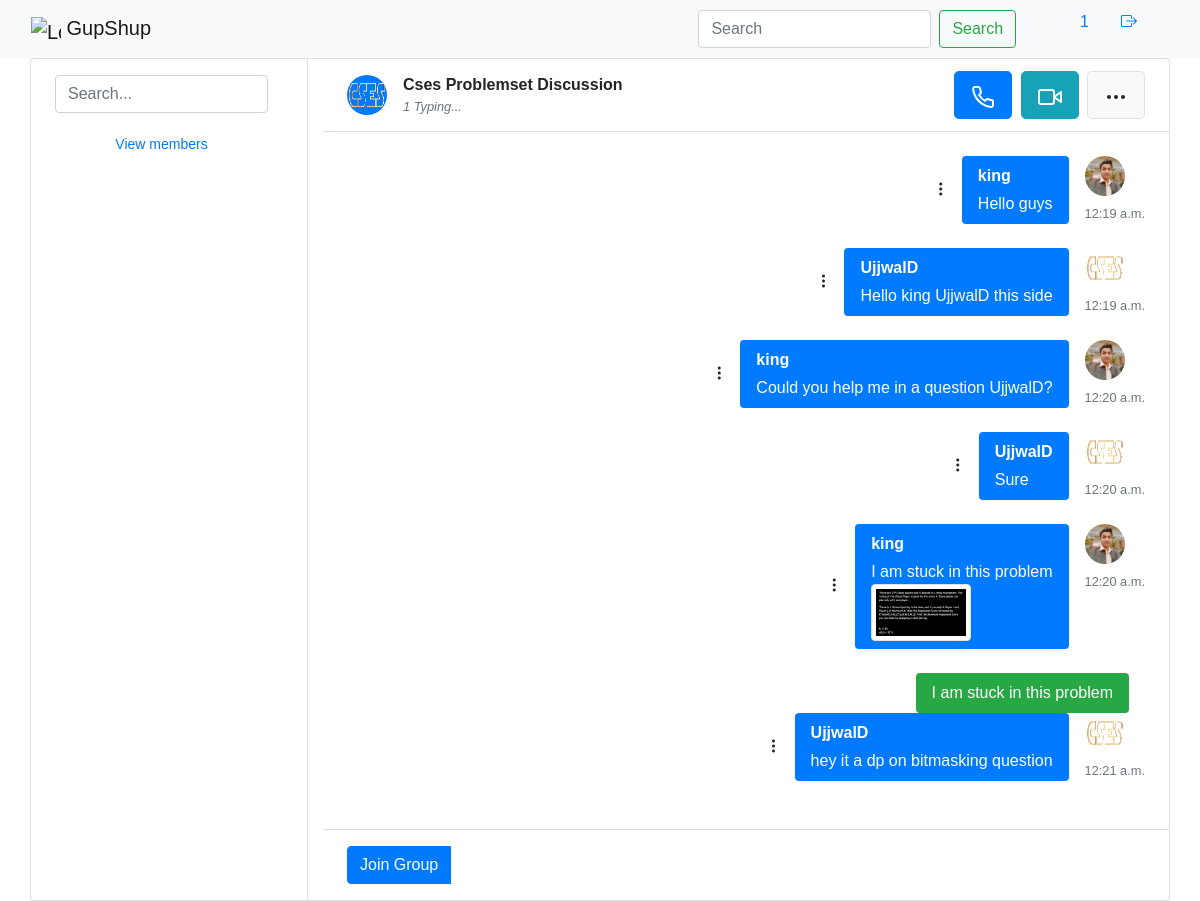
The page /chat/cses-problemset-discussion/ (signed in) on the database its author committed.
### Chat/models.py (models this page shows, shortened)
class Group(models.Model):
    name = models.CharField(max_length=200,unique=True)
    slug = models.SlugField(max_length=200, unique=True,null=True,blank=True)
    type = models.ForeignKey(GroupType,on_delete=models.CASCADE,null=True,blank=True,related_name='type_name')
    members = models.ManyToManyField(UserProfile,blank=True,related_name='members')
    created_by = models.ForeignKey(UserProfile, on_delete=models.CASCADE)
    members_count = models.BigIntegerField(default=0,null=True,blank=True)
    img = models.ImageField(upload_to='groups_pics',default='groups_pics/group.png',null=True,blank=True)
    description = models.TextField(default='Welcome to the group')

class Chat(models.Model):
    message = models.CharField(max_length=1000)
    file = models.FileField(upload_to='chat-files/',null=True,blank=True)
    send_by = models.ForeignKey(UserProfile,on_delete=models.CASCADE,null=True,blank=True,related_name='send_by')
    group = models.ForeignKey(Group,on_delete=models.CASCADE,related_name='group')
    timestamp = models.DateTimeField(auto_now=True,null=True,blank=True)
    ftype = models.CharField(max_length=20,null=True,blank=True)
    is_active = models.BooleanField(default=True)
    is_edited = models.BooleanField(default=False)
    reply_to = models.ForeignKey('self',null=True,blank=True,unique=False,on_delete=models.SET_NULL,related_name='reply')

class UserProfile(models.Model):
    user = models.OneToOneField(User,on_delete=models.CASCADE,null=True,blank=True,related_name='user')
    img = models.ImageField(null=True,blank=True,upload_to='profile_pic',default='profile_pic/profile.png')
    country_name = models.CharField(max_length=100,null=True,blank=True)
    last_seen = models.DateTimeField(null=True,blank=True,auto_now=True)
    phone_no = models.CharField(max_length=10,null=True,blank=True)
    is_active = models.BooleanField(default=True)
    about = models.TextField(null=True,blank=True)
    def __str__(self) -> str:
        return self.user.username

### Chat/views.py (the view)
# urls.py: path('<str:grpslug>/',ChatRoom,name='chat-room'),
def ChatRoom(request,grpslug):
    print(grpslug)
    group = Group.objects.get(slug=grpslug)
    group.members.order_by('-last_seen')
    chats = Chat.objects.select_related('send_by','group','reply_to').filter(group=group,is_active=True)
    profile,group_form = None,None
    if request.user.is_authenticated:
        profile = UserProfile.objects.select_related('user').get(user=request.user)
        group_form = AllGroupsForm(UserProfile.objects.select_related('user').filter(user=request.user))
    return render(request,'chat/chatroom.html',{'group':group,'chats':chats,'profile':profile,'form':group_form})

### Chat/forms.py
class AllGroupsForm(forms.Form):
    def __init__(self,profile=None,*args,**kwargs):
        super(AllGroupsForm,self).__init__(*args,**kwargs)
        if profile is not None:
            specified_group = Group.objects.filter(members__in =profile)
        else:
            specified_group = Group.objects.all()
        self.fields['groups'] = forms.ModelMultipleChoiceField(widget=forms.CheckboxSelectMultiple,queryset=specified_group)

### Chat/models.py (called while the page is built)
    def __str__(self) -> str:
        return self.type

### Chat/templatetags/group_tags.py (called while the page is built)
def is_user_online(last_seen):
    online_threshold = timezone.now() - timezone.timedelta(minutes=1)
    return last_seen > online_threshold

@register.filter
def getStatus(last_seen):
    if is_user_online(last_seen):
        return 'Online'
    else:
        return 'Offline'

### templates/chat/chatroom.html (shortened to what this page needs)
{% extends 'navigation.html' %}
{% load static %}
{% load group_tags %}
{% block content %}
<link rel="stylesheet" href="https://cdn.jsdelivr.net/npm/bootstrap-icons@1.10.3/font/bootstrap-icons.css">
<link href="https://cdn.jsdelivr.net/npm/bootstrap@4.5.0/dist/css/bootstrap.min.css" rel="stylesheet">
<link rel="stylesheet" href="{% static 'css/emojionearea.min.css' %}">
<link rel="stylesheet" href="{% static 'css/chat_style.css' %}">
    <main class="content">
        <div class="container p-0">
            <div class="card">
                <div class="row g-0">
                    <div class="col-12 col-lg-5 col-xl-3 border-right">
                        <div class="px-4 d-none d-md-block">
                            <div class="d-flex align-items-center">
                                <div class="flex-grow-1">
                                    <input type="text" class="form-control my-3" placeholder="Search...">
                                </div>
                            </div>
                        </div>
                        <div class="text-center">
                            <button class="btn btn-link btn-sm text-center" data-bs-toggle="collapse" href="#collapseExample" aria-expanded="false" aria-controls="collapseExample" style="cursor: pointer;">
                                View members
                            </button>
                        </div>
                    </div>
                    <div class="col-12 col-lg-7 col-xl-9">
                        <div class="py-2 px-4 border-bottom d-lg-block">
                            <div class="d-flex align-items-center py-1">
                                <div class="position-relative">
                                    <button class="btn btn-primary rounded-circle" type="button" style="height: 40px !important; width: 40px !important; padding: 0px; border: 0px;" data-bs-toggle="offcanvas" data-bs-target="#offcanvasStart" aria-controls="offcanvasStart">
                                        <img src="{{group.img.url}}" class="rounded-circle mr-1" alt="Sharon Lessman" width="40" height="40">
                                    </button>
                                </div>
                                <div class="flex-grow-1 pl-3">
                                    <a data-bs-toggle="offcanvas" data-bs-target="#offcanvasStart" aria-controls="offcanvasStart" style="cursor: pointer;">
                                    <strong>{{group.name|title}}</strong>
                                    </a>
                                    <div class="text-muted small"><em>{{user.username}} Typing...</em></div>
                                </div>
                                <div>
                                    <button class="btn btn-primary btn-lg mr-1 px-3"></button>
                                    <button class="btn btn-info btn-lg mr-1 px-3 d-none d-md-inline-block"></button>
                                    <button class="btn btn-light border btn-lg px-3"></button>
                                </div>
                            </div>
                        </div>
                        <div class="position-relative">
                            <div class="chat-messages p-4" id="chat-box">
                            {% if user.is_authenticated %}
                            {% for chat in chats %}
                            <div id="chat-id-{{chat.id}}">
                                {% if chat.reply_to %}
                                <a href="#chat-id-{{chat.reply_to.id}}" style="color: white;">
                                <div class="chat-message-right">
                                        <div class="flex-shrink-1 bg-success rounded py-2 px-3 mr-3">
                                            {{chat.reply_to.message}}
                                        </div>
                                </div>
                            </a>
                                {% endif %}
                            <div class="chat-message-right pb-4">
                                <div>
                                    <img src="{{chat.send_by.img.url}}" class="rounded-circle mr-1" alt="Chris Wood" width="40" height="40">
                                    <div class="text-muted small text-nowrap mt-2">{{chat.timestamp.time}}</div>
                                </div>
                                {% if chat.send_by.user == request.user %}
                                <div class="flex-shrink-1 bg-light rounded py-2 px-3 mr-3">
                                    <div class="font-weight-bold mb-1">You</div>
                            {% else %}
                            <div class="flex-shrink-1 bg-primary rounded py-2 px-3 mr-3 text-white">
                            <div class="font-weight-bold mb-1">{{chat.send_by.user.username}}</div>
                                {% endif %}
                                <div id="text-msg-{{chat.id}}">{{chat.message}}</div>
                                {% if chat.file %}
                            {% if chat.ftype == 'image' %}
                            <img src="{{chat.file.url}}" class="img-thumbnail" alt="{{chat.file.name}}" style="width: 100px;">
                            {% elif chat.ftype == 'video' %}
                            <iframe style="width: auto;height: auto;" src="{{chat.file.url}}"></iframe>
                            {% else %}
                            <div>{{chat.file.name}}</div>
                            <div><a href="{{chat.file.url}}" download="{{chat.file.name}}">Download</a></div>
                            {% endif %}
                            {% endif %}
                                </div>
                                <div class="btn-group dropstart">
                                    <button class="btn" data-bs-toggle="dropdown" aria-expanded="false" style="border-color: white; box-shadow: none;">
                                        <i class="bi bi-three-dots-vertical"></i>
                                    </button>
                            </div>
                            </div>
                        </div>
                            {% endfor %}
                            {% else %}
                            <div>join and see what {{group.name}} group are talking on..</div>
                            {% endif %}
                            </div>
                        </div>
                        <div class="flex-grow-0 py-3 px-4 border-top">
                            <div class="input-group">
                                {% if profile in group.members.all %}
                                <input type="text" class="form-control" placeholder="Type your message" id="msg">
                                <button class="btn" id="mic-on"><i class="bi bi-mic"></i></button>
                                <button class="btn text-danger" id="mic-off" style="display: none;"><i class="bi bi-circle-fill"></i></button>
                                <button type="button" class="btn">
                                    <label style="cursor: pointer; margin-bottom: 0px;">
                                            <i class="bi bi-link-45deg"></i>
                                            <input type="file" style="display: none;" id="upload-doc"/>
                                        </label>
                                        </button>
                                <button class="btn location-btn"><i class="bi bi-geo-alt-fill"></i></button>
                                <button class="btn msg-send" data-id=""><i class="bi bi-send"></i></button>
                                {% else %}
                                <button type="button" class="btn btn-primary" data-toggle="modal" data-target="#exampleModal">
                                    Join Group
                                  </button>
                                {% endif %}
                            </div>
                        </div>
                    </div>
                </div>
            </div>
        </div>
    </main>
{% endblock %}

### templates/navigation.html (shortened to what this page needs)
<!DOCTYPE html>
<html lang="en">
<head>
    <link href="https://cdn.jsdelivr.net/npm/bootstrap@5.2.3/dist/css/bootstrap.min.css" rel="stylesheet">
</head>
<body>
    <nav class="navbar bg-light">
        <div class="container-fluid">
            <a class="navbar-brand" href="{% url 'home' %}">
                <img src="https://bit.ly/3BVcGAU" alt="Logo" width="30" height="28" class="d-inline-block align-text-top">
                GupShup
              </a>
              <div class="d-flex flex-row">
                <form class="d-flex" role="search" style="margin-right: 4rem;" action="{% url 'search-group' %}" method="get">
                    <input class="form-control me-2" type="search" name='expression' placeholder="Search" aria-label="Search" value="{{expression}}">
                    <button class="btn btn-outline-success" type="submit">Search</button>
                  </form>
                 {% if user.is_authenticated %}
                 <a href="{% url 'profile' %}" style="margin-right: 2rem;">{{user.username}}</a>
                 <a href="{% url 'logout' %}" style="margin-right: 2rem;"><i class="bi bi-box-arrow-right"></i></a>
                 {% else %}
                 <form action="{% url 'signup' %}" method="get"><button type="submit" class="btn btn-outline-dark" style="margin-right: 0.5rem;">Sign Up</button></form>
                 <form action="{% url 'login' %}" method="get"><button type="submit" class="btn btn-outline-dark">Login</button></form>
                 {% endif %}
              </div>
        </div>
      </nav>
      {% block content %}
      {% endblock %}
</body>
</html>

### static/css/chat_style.css (style rules this page uses)
.chat-messages { display: flex; flex-direction: column; max-height: 800px; overflow-y: scroll }
.chat-message-left, .chat-message-right { display: flex; flex-shrink: 0 }
.chat-message-right { flex-direction: row-reverse; margin-left: auto }
.py-3 { padding-top: 1rem!important; padding-bottom: 1rem!important; }
.px-4 { padding-right: 1.5rem!important; padding-left: 1.5rem!important; }
.flex-grow-0 { flex-grow: 0!important; }
.border-top { border-top: 1px solid #dee2e6!important; }
* { font-family: Arial, Helvetica, san-serif; }
.row:after, .row:before { content: " "; display: table; clear: both; }

### rows shown on the page
Group: img (picture), name "Cses Problemset Discussion"
Chat: send_by.img (picture), timestamp.time "12:19 a.m.", send_by.user.username "king", message "Hello guys"
Chat: send_by.img (picture), timestamp.time "12:19 a.m.", send_by.user.username "UjjwalD", message "Hello king UjjwalD this side"
Chat: send_by.img (picture), timestamp.time "12:20 a.m.", send_by.user.username "king", message "Could you help me in a question UjjwalD?"
Chat: send_by.img (picture), timestamp.time "12:20 a.m.", send_by.user.username "UjjwalD", message "Sure"
Chat: send_by.img (picture), timestamp.time "12:20 a.m.", send_by.user.username "king", message "I am stuck in this problem", file (picture)
Chat: reply_to.message "I am stuck in this problem", send_by.img (picture), timestamp.time "12:21 a.m.", send_by.user.username "UjjwalD", message "hey it a dp on bitmasking question"

### other values the page prints
{{ user.username }} "1"
